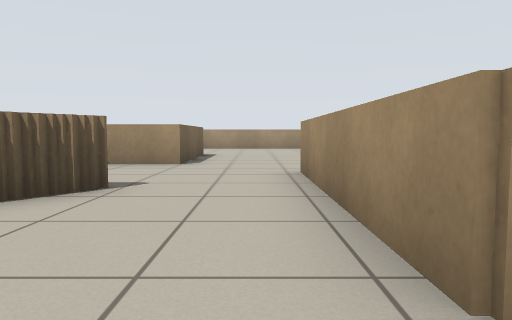
view 1 (above)

16 first-person views from a walk through a world built for the Player/Stage simulator. The camera is 0.6 m above the floor, tilts 4° down and sees 70° across. Floor lines are 1 m apart. The floor is counted in squares, 1 m on a side. Each view is taken from the middle of a square. On the plan, view 1 faces up. The plan holds only what a view shows up to about 10 squares ahead; the rest is blank. Robots are left out.

view 2
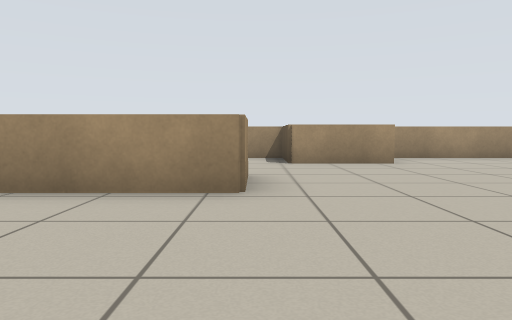

view 3
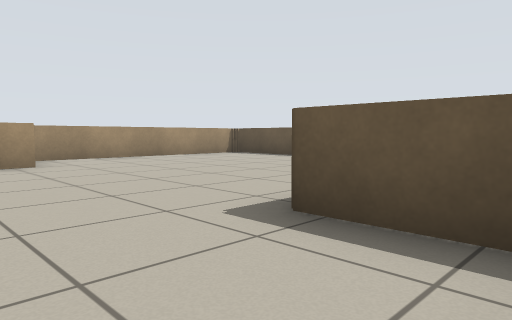

view 4
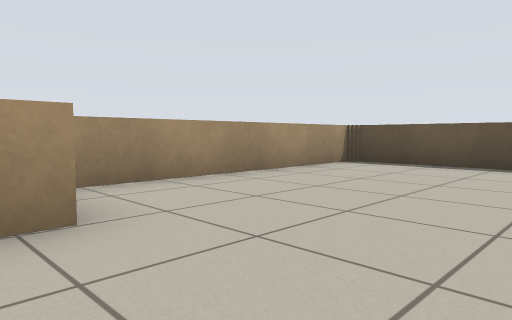

view 5
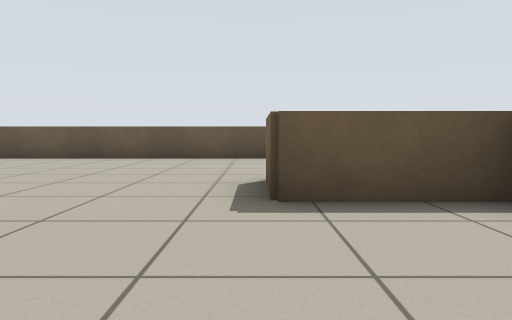

view 6
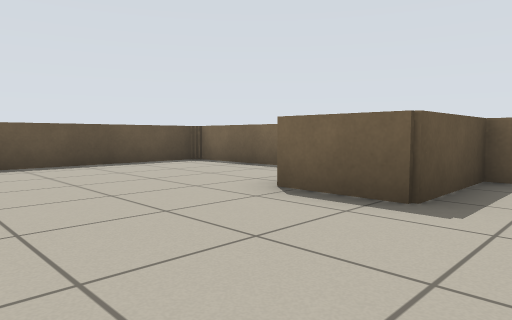

view 7
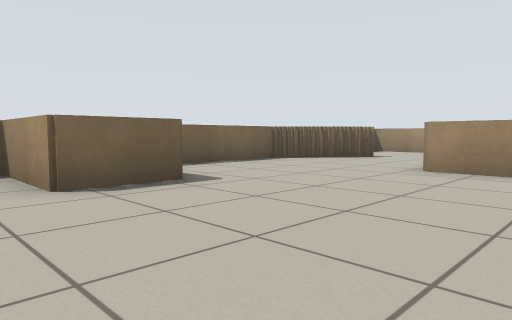

view 8
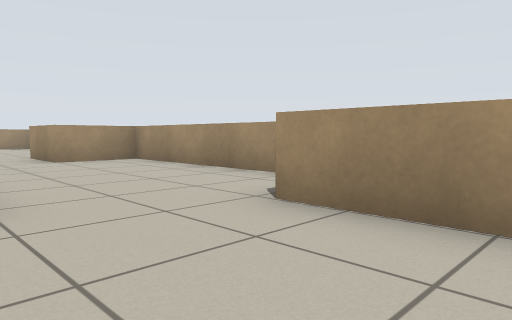

view 9
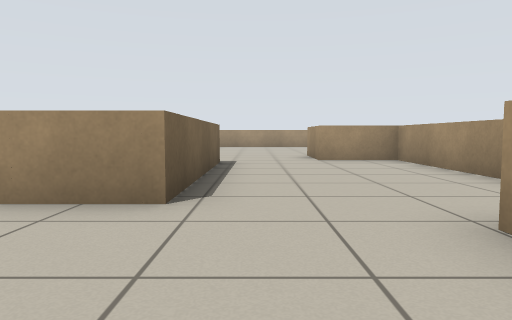

view 10
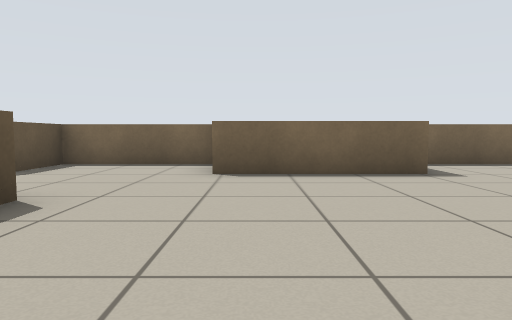

view 11
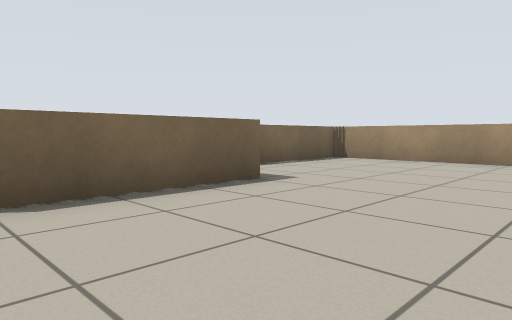

view 12
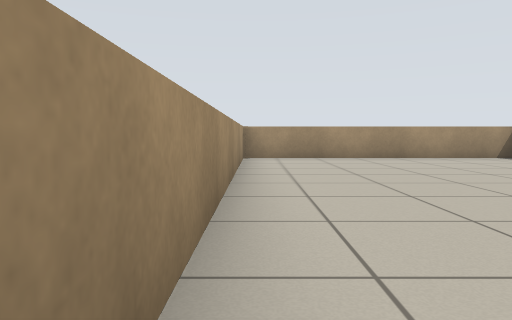

view 13
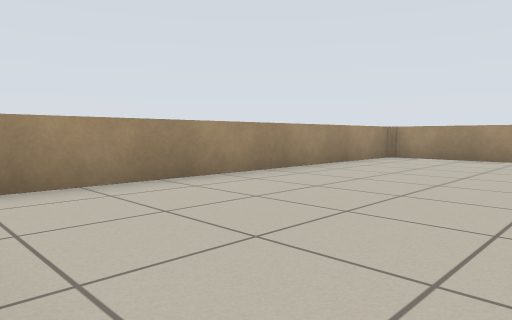

view 14
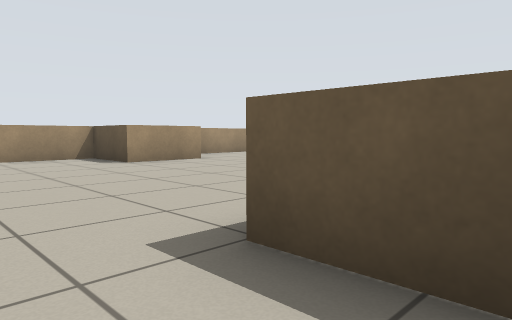

view 15
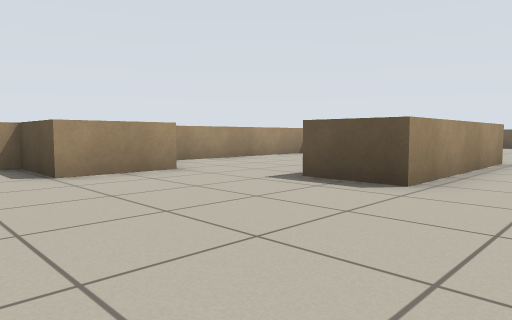

view 16
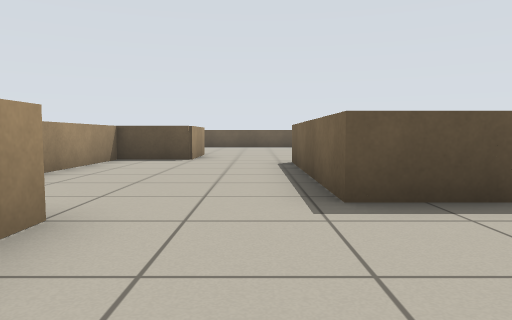

### Floor plan
Ten units are one square. View 1 is at (0, 0); x grows to the right and y downward. Boxes are objects, and circles mark ways between rooms. Rooms are numbered by the first view taken in them; rooms with no view inside come last. Other rooms are left out.
<svg viewBox="-39 -158 107 246">
<path fill="none" stroke="#000" d="M45 19 45 -3M-33 56 -33 83 63 83 63 22M22 -11 7 -11 7 -26M-33 -21 -33 22 -11 22 -11 38 -34 38M-28 -29 -28 -22M-29 -106 -15 -106 -15 -73 -30 -73M45 -65 45 -84 63 -84 63 -153 -33 -153 -33 -114M-33 -72 -33 -41 -19 -41 -19 -36M-20 -38 -20 -32M7 -26 7 -58 22 -58M45 -3 63 -3 63 -65 45 -65M22 -58 22 -11"/>
<circle cx="-5" cy="-35" r="3" fill="#2a7"/>
<circle cx="35" cy="-5" r="3" fill="#2a7"/>
<circle cx="35" cy="-60" r="3" fill="#2a7"/>
<text x="10" y="40">1</text>
<text x="10" y="-110">2</text>
<text x="40" y="-30">3</text>
</svg>
Room 1 opens to room 2. Room 1 opens to room 3. Room 2 opens to room 3.

Where each view was taken, in squares from view 1:
view 1: 0 up, 0 right, facing up
view 2: 1 up, 3 left, facing right
view 3: 0 up, 3 left, facing down-right
view 4: 1 down, 2 right, facing down-right
view 5: 1 up, 1 left, facing down
view 6: 1 down, 2 right, facing down-left
view 7: 5 down, 3 right, facing up-left
view 8: 2 down, 2 right, facing up-right
view 9: 2 down, 3 right, facing up
view 10: 8 up, 4 right, facing left
view 11: 7 up, 2 right, facing up-left
view 12: 15 up, 3 left, facing right
view 13: 11 up, 3 left, facing up-right
view 14: 12 up, 3 left, facing down-right
view 15: 10 up, 1 left, facing down-right
view 16: 9 up, 3 right, facing down
